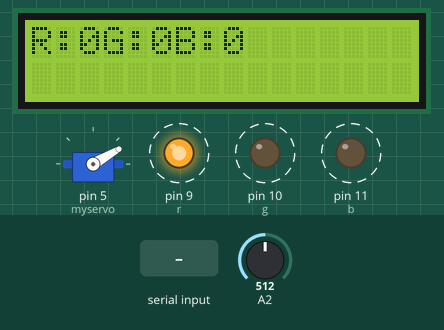
The sketch below on a simulated Arduino Uno, built with avr-gcc and run on an emulated ATmega328P. Parts: 16×2 character LCD, servo, output pins drawn as LEDs (lit = HIGH). Dashed ring = blinking. The inputs (shaded band) are chosen by the test bench; at power-on: A2 = 512. What the sketch prints to the serial monitor is not drawn.

Above: at 2.07 s.
At 3.27 s:
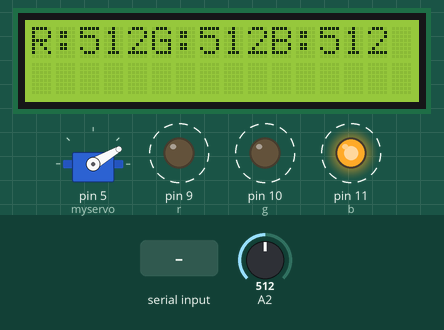
3.3 s: "F" received over Serial
At 3.7 s:
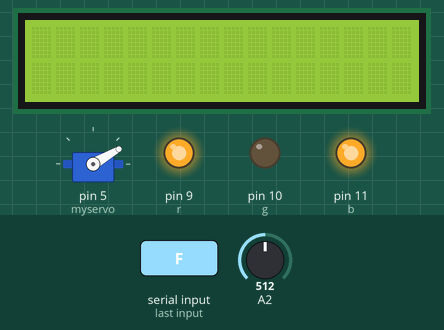
Timing chart, 0 to 6.3 s (numbered marks = the images above; inputs shaded):
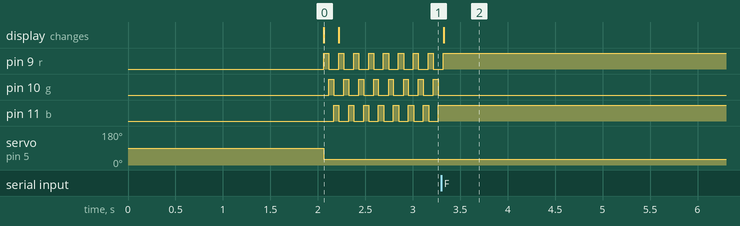

Measured:
- after the input at 3.3 s, pin 9 (r): goes on until 3.3 s, then stays HIGH; pin 10 (g): stops changing and stays LOW; pin 11 (b): stops changing and stays HIGH; the display: changes at once (image 2)
- by itself, pin 9 (r): alternates HIGH for 0.05 s and LOW for 0.10 s
- by itself, pin 10 (g): alternates HIGH for 0.05 s and LOW for 0.11 s
- by itself, pin 11 (b): alternates HIGH for 0.06 s and LOW for 0.10 s

The sketch:

3_3_Manual_Calibrate1.ino
```cpp
#include <LiquidCrystal.h>
#include<Servo.h>
const int rs = 2, en = 3, d4 = 4, d5 = 8, d6 = 12, d7 = 13;
LiquidCrystal lcd(rs, en, d4, d5, d6, d7);

Servo myservo;
int r = 9;
int g = 10;
int b = 11;
int push_button = 8;
void setup() {
  // put your setup code here, to run once:
  pinMode(r,OUTPUT);
  pinMode(g,OUTPUT);
  pinMode(b,OUTPUT);
  pinMode(push_button, INPUT_PULLUP);
   lcd.begin(16, 2);
  pinMode(A2, INPUT);
  myservo.attach(5);
  Serial.begin(9600);
  delay(2000);

}

long val_r = 0;
long val_g = 0;
long val_b = 0;
int state = 0 ;
int angle_inc =1;
int switch_val = 0;
int incomeByte = 0;
void loop() {
  if(Serial.available())
  {
    incomeByte = Serial.read();
  }
  if(incomeByte == 70)
  {
    state = 2;
  }

  if( state == 0)
  {
    myservo.write(30);
    state++;
  }
  else if (state == 1)
  {
      Serial.println("Currently calibrating, type OFF to stop");
      //lcd.println("R :" );
      lcd.print("R:");
      lcd.print(val_r);
      lcd.print("G:");
      lcd.print(val_g);
      lcd.print("B:");
      lcd.print(val_b);


      Serial.println(analogRead(A2));
      digitalWrite(r, HIGH);
      digitalWrite(g, LOW);
      digitalWrite(b, LOW);
      delay(50);
      val_r = analogRead(A2);
      for(int i =0; i<5; i++)
      {
      val_r = val_r + analogRead(A2);
      }
      val_r = val_r/6;
      digitalWrite(r, LOW);
      digitalWrite(g,HIGH);
      digitalWrite(b, LOW);
      delay(50);
      val_g = analogRead(A2);
      for(int i =0; i<5; i++)
      {
      val_g = val_g + analogRead(A2);

      }
      val_g = val_g/6;
      digitalWrite(r, LOW);
      digitalWrite(g,LOW);
      digitalWrite(b, HIGH);
      delay(50);
      val_b = analogRead(A2);
      for(int i =0; i<5; i++)
      {
      val_b = val_b + analogRead(A2);
      }
      val_b = val_b/6;
      lcd.display();
      lcd.clear();
      digitalWrite(r,HIGH);

  }
  else
  {
    lcd.clear();
    lcd.print("done");
    Serial.println("manual calib done");
    lcd.display();
    lcd.clear();
    delay(100);
  }

 }
```
